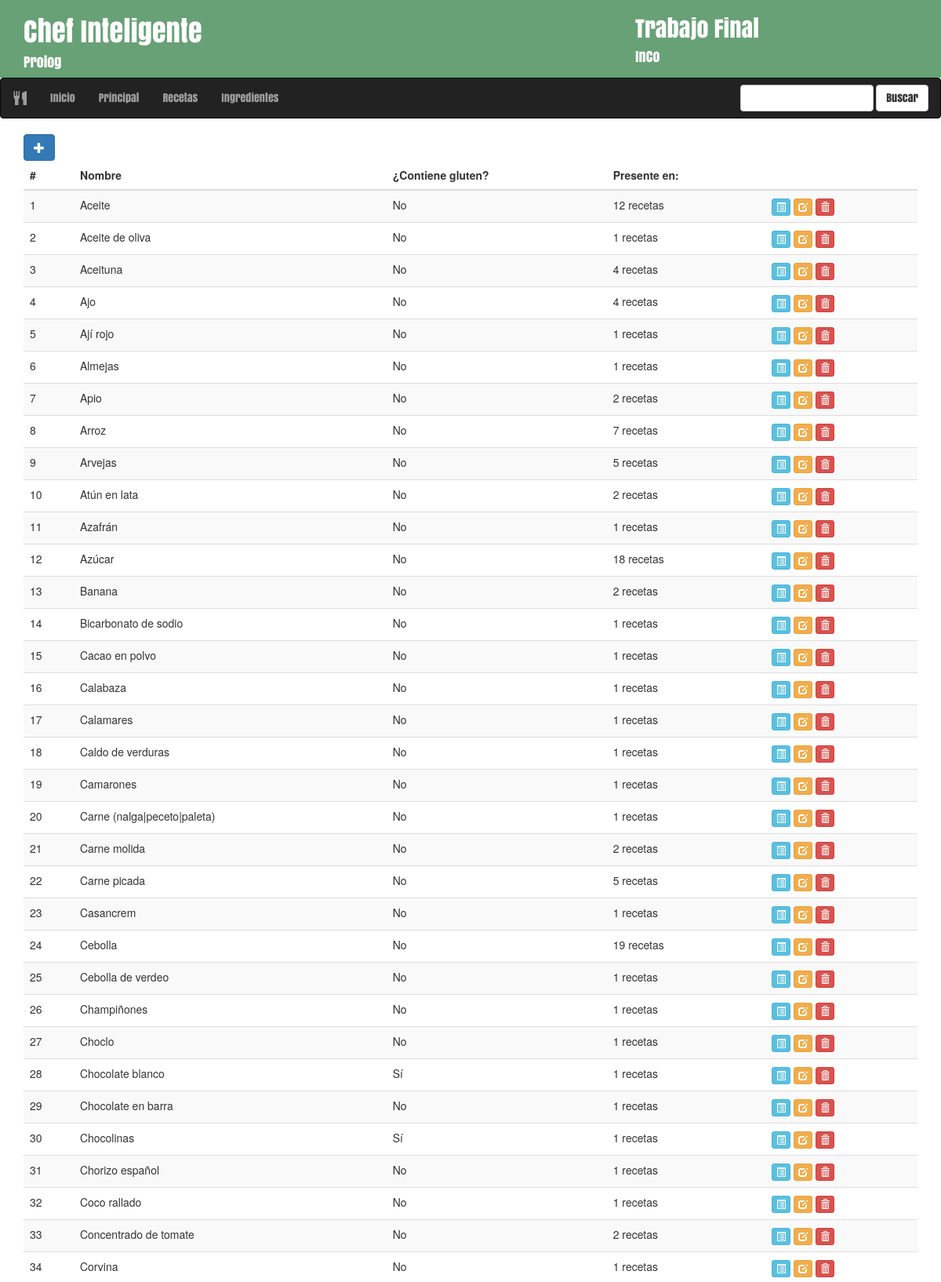
The page /recetario/ingredientes/ (upper part) on the database its author committed.
### recetario/models.py (models this page shows, shortened)
class Ingrediente(models.Model):
	nombre = models.CharField(max_length=30)
	gluten = models.BooleanField(default=False, verbose_name='Contiene gluten?')

### recetario/views.py (the view)
class IngredientesList(generic.ListView):
    model = Ingrediente
    template_name = 'recetario/ingredientes.html'
    context_object_name = 'ingredientes_list'
    queryset = Ingrediente.objects.all().order_by('nombre')

### recetario/templates/recetario/ingredientes.html (shortened to what this page needs)
{% extends 'plquery/base.html' %}
{% block content %}
<div id="listarecetas" class="container">
	<div class="row">
		<div class="col-md-12">
			<a href="{% url 'admin:recetario_ingrediente_add' %}">
			<button type="button" id="btn-nuevo-ingrediente" class="btn btn-primary">
			<span class="glyphicon glyphicon-plus"></button></span></a>
			{% if ingredientes_list %}
			<div class="table-responsive">
				<table class="table table-hover table-striped">
					<thead>
						<tr>
							<th>#</th>
							<th>Nombre</th>
							<th>¿Contiene gluten?</th>
							<th>Presente en:</th>
							<th></th>
						</tr>
					</thead>
					<tbody>
						{% for ingrediente in ingredientes_list %}
						<tr>
							<td>{{ forloop.counter }}</td>
							<td>{{ ingrediente.nombre }}</td>
							<td>{{ ingrediente.gluten|yesno:'Sí,No,Quizás' }}</td>
							<td>{{ ingrediente.receta_set.count }} recetas</td>
							<td><div class="btn-group">
								<a href="{% url 'recetario:detalleingrediente' ingrediente.pk %}"><button type="button" class="btn btn-info btn-xs">
									<span class="glyphicon glyphicon-list-alt"></span>
									</button></a>
								<a href="{% url 'admin:recetario_ingrediente_change' ingrediente.pk %}"><button type="button" class="btn btn-warning btn-xs">
									<span class="glyphicon glyphicon-edit"></span>
									</button></a>
								<a href="{% url 'admin:recetario_ingrediente_delete' ingrediente.pk %}"><button type="button" class="btn btn-danger btn-xs">
									<span class="glyphicon glyphicon-trash"></span>
								</button></a>
							</div></td>
						</tr>
						{% endfor %}
					</tbody>
				</table>
			</div>
			{% else %}
				<p>No hay ingredientes disponibles</p>
			{% endif %}
		</div>
	</div>
</div>
{% endblock %}

### plquery/static/plquery/css/main.css (style rules this page uses)
html { color: #222; font-size: 1em; line-height: 1.4; }

### rows shown on the page
Ingrediente: nombre "Aceite", gluten "No", receta_set.count "12"
Ingrediente: nombre "Aceite de oliva", gluten "No", receta_set.count "1"
Ingrediente: nombre "Aceituna", gluten "No", receta_set.count "4"
Ingrediente: nombre "Ajo", gluten "No", receta_set.count "4"
Ingrediente: nombre "Ají rojo", gluten "No", receta_set.count "1"
Ingrediente: nombre "Almejas", gluten "No", receta_set.count "1"
Ingrediente: nombre "Apio", gluten "No", receta_set.count "2"
Ingrediente: nombre "Arroz", gluten "No", receta_set.count "7"
Ingrediente: nombre "Arvejas", gluten "No", receta_set.count "5"
Ingrediente: nombre "Atún en lata", gluten "No", receta_set.count "2"
Ingrediente: nombre "Azafrán", gluten "No", receta_set.count "1"
Ingrediente: nombre "Azúcar", gluten "No", receta_set.count "18"
Ingrediente: nombre "Banana", gluten "No", receta_set.count "2"
Ingrediente: nombre "Bicarbonato de sodio", gluten "No", receta_set.count "1"
Ingrediente: nombre "Cacao en polvo", gluten "No", receta_set.count "1"
Ingrediente: nombre "Calabaza", gluten "No", receta_set.count "1"
Ingrediente: nombre "Calamares", gluten "No", receta_set.count "1"
Ingrediente: nombre "Caldo de verduras", gluten "No", receta_set.count "1"
Ingrediente: nombre "Camarones", gluten "No", receta_set.count "1"
Ingrediente: nombre "Carne (nalga|peceto|paleta)", gluten "No", receta_set.count "1"
Ingrediente: nombre "Carne molida", gluten "No", receta_set.count "2"
Ingrediente: nombre "Carne picada", gluten "No", receta_set.count "5"
Ingrediente: nombre "Casancrem", gluten "No", receta_set.count "1"
Ingrediente: nombre "Cebolla", gluten "No", receta_set.count "19"
Ingrediente: nombre "Cebolla de verdeo", gluten "No", receta_set.count "1"
Ingrediente: nombre "Champiñones", gluten "No", receta_set.count "1"
Ingrediente: nombre "Choclo", gluten "No", receta_set.count "1"
Ingrediente: nombre "Chocolate blanco", gluten "Sí", receta_set.count "1"
Ingrediente: nombre "Chocolate en barra", gluten "No", receta_set.count "1"
Ingrediente: nombre "Chocolinas", gluten "Sí", receta_set.count "1"
Ingrediente: nombre "Chorizo español", gluten "No", receta_set.count "1"
Ingrediente: nombre "Coco rallado", gluten "No", receta_set.count "1"
Ingrediente: nombre "Concentrado de tomate", gluten "No", receta_set.count "2"
Ingrediente: nombre "Corvina", gluten "No", receta_set.count "1"
